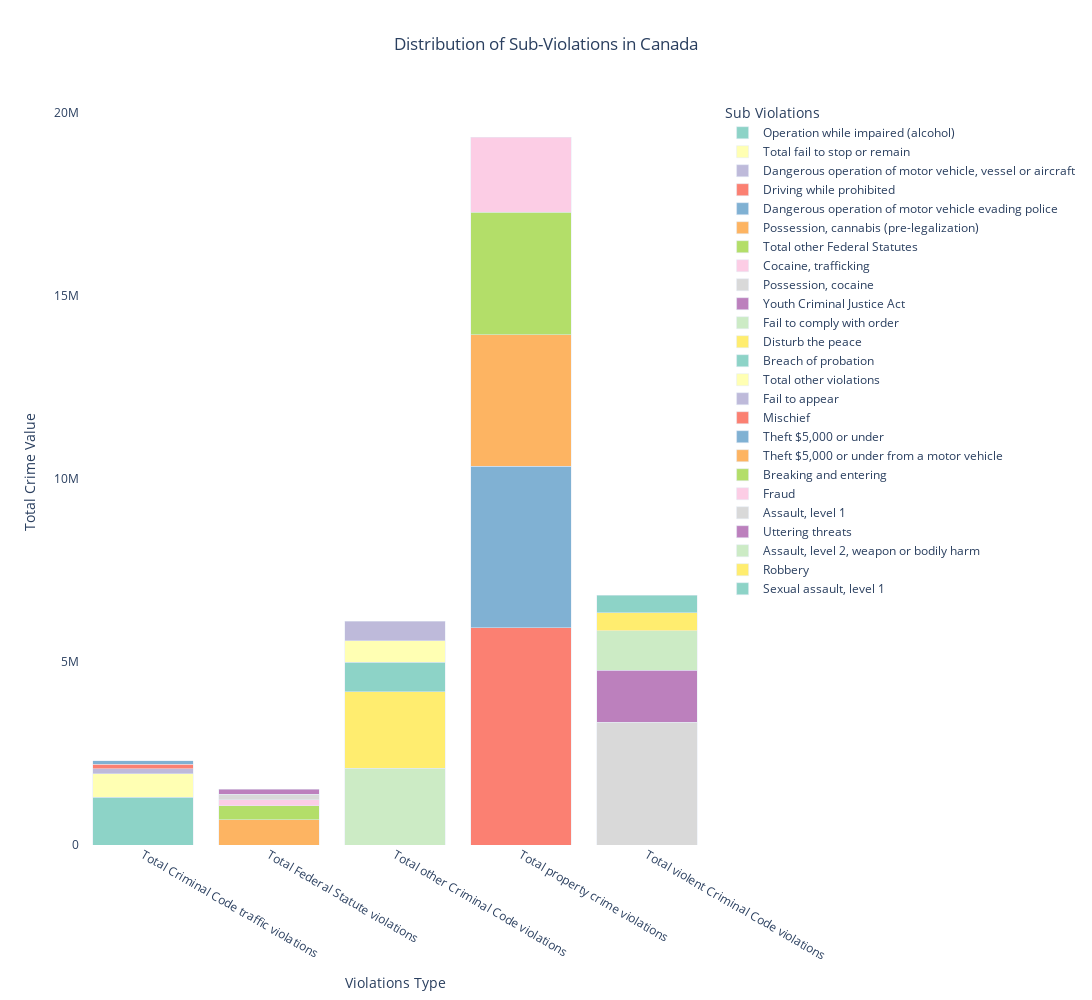

The notebook cell saved with this chart:
### Code cell
#Grouping data by 'Violations Type', 'Main Violations', and 'Violations' and summing the 'VALUE'
Top5SubViolations = NationalLevelCrime[NationalLevelCrime['Statistics'] == "Actual incidents"] \
    .groupby(['Violations Type', 'Main Violations', 'Violations'])['VALUE'].sum().reset_index()

#Sorting the values within each 'Violations Type'
Top10SubViolations = Top5SubViolations.sort_values(by=['Violations Type', 'VALUE'], ascending=[True, False])

#Selecting the top 5 sub-violations per Violations Type
Top10SubViolations = Top10SubViolations.groupby('Violations Type').head(5)

#Creating a stacked bar chart with Plotly
fig = px.bar(Top10SubViolations,
             x='Violations Type', 
             y='VALUE', 
             color='Violations', 
             title='Distribution of Sub-Violations in Canada',
             labels={'VALUE': 'Total Crime Value', 'Violations Type': 'Violations Type', 'Violations': 'Sub Violations'},
             color_discrete_sequence=px.colors.qualitative.Set3,
             barmode='stack')

# Customizing layout for better readability
fig.update_layout(
    xaxis_title='Violations Type',
    yaxis_title='Total Crime Value',
    showlegend=True,
    title_x=0.5,
    plot_bgcolor='white',
    width=1100, 
    height=1000 
)

# Show the interactive plot
fig.show()

### Figure 1 — Plotly figure (JSON) as saved in the notebook; plotly's stock layout.template omitted (floating-point values rounded to 4 significant figures)
{"data": [{"alignmentgroup": "True", "hovertemplate": "Sub Violations=Operation while impaired (alcohol)<br>Violations Type=%{x}<br>Total Crime Value=%{y}<extra></extra>", "legendgroup": "Operation while impaired (alcohol)", "marker": {"color": "rgb(141,211,199)", "pattern": {"shape": ""}}, "name": "Operation while impaired (alcohol)", "offsetgroup": "Operation while impaired (alcohol)", "orientation": "v", "showlegend": true, "textposition": "auto", "type": "bar", "x": ["Total Criminal Code traffic violations"], "xaxis": "x", "y": [1302969], "yaxis": "y"}, {"alignmentgroup": "True", "hovertemplate": "Sub Violations=Total fail to stop or remain<br>Violations Type=%{x}<br>Total Crime Value=%{y}<extra></extra>", "legendgroup": "Total fail to stop or remain", "marker": {"color": "rgb(255,255,179)", "pattern": {"shape": ""}}, "name": "Total fail to stop or remain", "offsetgroup": "Total fail to stop or remain", "orientation": "v", "showlegend": true, "textposition": "auto", "type": "bar", "x": ["Total Criminal Code traffic violations"], "xaxis": "x", "y": [642317], "yaxis": "y"}, {"alignmentgroup": "True", "hovertemplate": "Sub Violations=Dangerous operation of motor vehicle, vessel or aircraft<br>Violations Type=%{x}<br>Total Crime Value=%{y}<extra></extra>", "legendgroup": "Dangerous operation of motor vehicle, vessel or aircraft", "marker": {"color": "rgb(190,186,218)", "pattern": {"shape": ""}}, "name": "Dangerous operation of motor vehicle, vessel or aircraft", "offsetgroup": "Dangerous operation of motor vehicle, vessel or aircraft", "orientation": "v", "showlegend": true, "textposition": "auto", "type": "bar", "x": ["Total Criminal Code traffic violations"], "xaxis": "x", "y": [134140], "yaxis": "y"}, {"alignmentgroup": "True", "hovertemplate": "Sub Violations=Driving while prohibited<br>Violations Type=%{x}<br>Total Crime Value=%{y}<extra></extra>", "legendgroup": "Driving while prohibited", "marker": {"color": "rgb(251,128,114)", "pattern": {"shape": ""}}, "name": "Driving while prohibited", "offsetgroup": "Driving while prohibited", "orientation": "v", "showlegend": true, "textposition": "auto", "type": "bar", "x": ["Total Criminal Code traffic violations"], "xaxis": "x", "y": [129774], "yaxis": "y"}, {"alignmentgroup": "True", "hovertemplate": "Sub Violations=Dangerous operation of motor vehicle evading police<br>Violations Type=%{x}<br>Total Crime Value=%{y}<extra></extra>", "legendgroup": "Dangerous operation of motor vehicle evading police", "marker": {"color": "rgb(128,177,211)", "pattern": {"shape": ""}}, "name": "Dangerous operation of motor vehicle evading police", "offsetgroup": "Dangerous operation of motor vehicle evading police", "orientation": "v", "showlegend": true, "textposition": "auto", "type": "bar", "x": ["Total Criminal Code traffic violations"], "xaxis": "x", "y": [86705], "yaxis": "y"}, {"alignmentgroup": "True", "hovertemplate": "Sub Violations=Possession, cannabis (pre-legalization)<br>Violations Type=%{x}<br>Total Crime Value=%{y}<extra></extra>", "legendgroup": "Possession, cannabis (pre-legalization)", "marker": {"color": "rgb(253,180,98)", "pattern": {"shape": ""}}, "name": "Possession, cannabis (pre-legalization)", "offsetgroup": "Possession, cannabis (pre-legalization)", "orientation": "v", "showlegend": true, "textposition": "auto", "type": "bar", "x": ["Total Federal Statute violations"], "xaxis": "x", "y": [687952], "yaxis": "y"}, {"alignmentgroup": "True", "hovertemplate": "Sub Violations=Total other Federal Statutes<br>Violations Type=%{x}<br>Total Crime Value=%{y}<extra></extra>", "legendgroup": "Total other Federal Statutes", "marker": {"color": "rgb(179,222,105)", "pattern": {"shape": ""}}, "name": "Total other Federal Statutes", "offsetgroup": "Total other Federal Statutes", "orientation": "v", "showlegend": true, "textposition": "auto", "type": "bar", "x": ["Total Federal Statute violations"], "xaxis": "x", "y": [386908], "yaxis": "y"}, {"alignmentgroup": "True", "hovertemplate": "Sub Violations=Cocaine, trafficking<br>Violations Type=%{x}<br>Total Crime Value=%{y}<extra></extra>", "legendgroup": "Cocaine, trafficking", "marker": {"color": "rgb(252,205,229)", "pattern": {"shape": ""}}, "name": "Cocaine, trafficking", "offsetgroup": "Cocaine, trafficking", "orientation": "v", "showlegend": true, "textposition": "auto", "type": "bar", "x": ["Total Federal Statute violations"], "xaxis": "x", "y": [166728], "yaxis": "y"}, {"alignmentgroup": "True", "hovertemplate": "Sub Violations=Possession, cocaine<br>Violations Type=%{x}<br>Total Crime Value=%{y}<extra></extra>", "legendgroup": "Possession, cocaine", "marker": {"color": "rgb(217,217,217)", "pattern": {"shape": ""}}, "name": "Possession, cocaine", "offsetgroup": "Possession, cocaine", "orientation": "v", "showlegend": true, "textposition": "auto", "type": "bar", "x": ["Total Federal Statute violations"], "xaxis": "x", "y": [145212], "yaxis": "y"}, {"alignmentgroup": "True", "hovertemplate": "Sub Violations=Youth Criminal Justice Act<br>Violations Type=%{x}<br>Total Crime Value=%{y}<extra></extra>", "legendgroup": "Youth Criminal Justice Act", "marker": {"color": "rgb(188,128,189)", "pattern": {"shape": ""}}, "name": "Youth Criminal Justice Act", "offsetgroup": "Youth Criminal Justice Act", "orientation": "v", "showlegend": true, "textposition": "auto", "type": "bar", "x": ["Total Federal Statute violations"], "xaxis": "x", "y": [140332], "yaxis": "y"}, {"alignmentgroup": "True", "hovertemplate": "Sub Violations=Fail to comply with order<br>Violations Type=%{x}<br>Total Crime Value=%{y}<extra></extra>", "legendgroup": "Fail to comply with order", "marker": {"color": "rgb(204,235,197)", "pattern": {"shape": ""}}, "name": "Fail to comply with order", "offsetgroup": "Fail to comply with order", "orientation": "v", "showlegend": true, "textposition": "auto", "type": "bar", "x": ["Total other Criminal Code violations"], "xaxis": "x", "y": [2092797], "yaxis": "y"}, {"alignmentgroup": "True", "hovertemplate": "Sub Violations=Disturb the peace<br>Violations Type=%{x}<br>Total Crime Value=%{y}<extra></extra>", "legendgroup": "Disturb the peace", "marker": {"color": "rgb(255,237,111)", "pattern": {"shape": ""}}, "name": "Disturb the peace", "offsetgroup": "Disturb the peace", "orientation": "v", "showlegend": true, "textposition": "auto", "type": "bar", "x": ["Total other Criminal Code violations"], "xaxis": "x", "y": [2091854], "yaxis": "y"}, {"alignmentgroup": "True", "hovertemplate": "Sub Violations=Breach of probation<br>Violations Type=%{x}<br>Total Crime Value=%{y}<extra></extra>", "legendgroup": "Breach of probation", "marker": {"color": "rgb(141,211,199)", "pattern": {"shape": ""}}, "name": "Breach of probation", "offsetgroup": "Breach of probation", "orientation": "v", "showlegend": true, "textposition": "auto", "type": "bar", "x": ["Total other Criminal Code violations"], "xaxis": "x", "y": [804671], "yaxis": "y"}, {"alignmentgroup": "True", "hovertemplate": "Sub Violations=Total other violations<br>Violations Type=%{x}<br>Total Crime Value=%{y}<extra></extra>", "legendgroup": "Total other violations", "marker": {"color": "rgb(255,255,179)", "pattern": {"shape": ""}}, "name": "Total other violations", "offsetgroup": "Total other violations", "orientation": "v", "showlegend": true, "textposition": "auto", "type": "bar", "x": ["Total other Criminal Code violations"], "xaxis": "x", "y": [587490], "yaxis": "y"}, {"alignmentgroup": "True", "hovertemplate": "Sub Violations=Fail to appear<br>Violations Type=%{x}<br>Total Crime Value=%{y}<extra></extra>", "legendgroup": "Fail to appear", "marker": {"color": "rgb(190,186,218)", "pattern": {"shape": ""}}, "name": "Fail to appear", "offsetgroup": "Fail to appear", "orientation": "v", "showlegend": true, "textposition": "auto", "type": "bar", "x": ["Total other Criminal Code violations"], "xaxis": "x", "y": [526788], "yaxis": "y"}, {"alignmentgroup": "True", "hovertemplate": "Sub Violations=Mischief<br>Violations Type=%{x}<br>Total Crime Value=%{y}<extra></extra>", "legendgroup": "Mischief", "marker": {"color": "rgb(251,128,114)", "pattern": {"shape": ""}}, "name": "Mischief", "offsetgroup": "Mischief", "orientation": "v", "showlegend": true, "textposition": "auto", "type": "bar", "x": ["Total property crime violations"], "xaxis": "x", "y": [5935699], "yaxis": "y"}, {"alignmentgroup": "True", "hovertemplate": "Sub Violations=Theft $5,000 or under<br>Violations Type=%{x}<br>Total Crime Value=%{y}<extra></extra>", "legendgroup": "Theft $5,000 or under", "marker": {"color": "rgb(128,177,211)", "pattern": {"shape": ""}}, "name": "Theft $5,000 or under", "offsetgroup": "Theft $5,000 or under", "orientation": "v", "showlegend": true, "textposition": "auto", "type": "bar", "x": ["Total property crime violations"], "xaxis": "x", "y": [4406743], "yaxis": "y"}, {"alignmentgroup": "True", "hovertemplate": "Sub Violations=Theft $5,000 or under from a motor vehicle<br>Violations Type=%{x}<br>Total Crime Value=%{y}<extra></extra>", "legendgroup": "Theft $5,000 or under from a motor vehicle", "marker": {"color": "rgb(253,180,98)", "pattern": {"shape": ""}}, "name": "Theft $5,000 or under from a motor vehicle", "offsetgroup": "Theft $5,000 or under from a motor vehicle", "orientation": "v", "showlegend": true, "textposition": "auto", "type": "bar", "x": ["Total property crime violations"], "xaxis": "x", "y": [3594660], "yaxis": "y"}, {"alignmentgroup": "True", "hovertemplate": "Sub Violations=Breaking and entering<br>Violations Type=%{x}<br>Total Crime Value=%{y}<extra></extra>", "legendgroup": "Breaking and entering", "marker": {"color": "rgb(179,222,105)", "pattern": {"shape": ""}}, "name": "Breaking and entering", "offsetgroup": "Breaking and entering", "orientation": "v", "showlegend": true, "textposition": "auto", "type": "bar", "x": ["Total property crime violations"], "xaxis": "x", "y": [3340557], "yaxis": "y"}, {"alignmentgroup": "True", "hovertemplate": "Sub Violations=Fraud<br>Violations Type=%{x}<br>Total Crime Value=%{y}<extra></extra>", "legendgroup": "Fraud", "marker": {"color": "rgb(252,205,229)", "pattern": {"shape": ""}}, "name": "Fraud", "offsetgroup": "Fraud", "orientation": "v", "showlegend": true, "textposition": "auto", "type": "bar", "x": ["Total property crime violations"], "xaxis": "x", "y": [2049349], "yaxis": "y"}, {"alignmentgroup": "True", "hovertemplate": "Sub Violations=Assault, level 1<br>Violations Type=%{x}<br>Total Crime Value=%{y}<extra></extra>", "legendgroup": "Assault, level 1", "marker": {"color": "rgb(217,217,217)", "pattern": {"shape": ""}}, "name": "Assault, level 1", "offsetgroup": "Assault, level 1", "orientation": "v", "showlegend": true, "textposition": "auto", "type": "bar", "x": ["Total violent Criminal Code violations"], "xaxis": "x", "y": [3348201], "yaxis": "y"}, {"alignmentgroup": "True", "hovertemplate": "Sub Violations=Uttering threats<br>Violations Type=%{x}<br>Total Crime Value=%{y}<extra></extra>", "legendgroup": "Uttering threats", "marker": {"color": "rgb(188,128,189)", "pattern": {"shape": ""}}, "name": "Uttering threats", "offsetgroup": "Uttering threats", "orientation": "v", "showlegend": true, "textposition": "auto", "type": "bar", "x": ["Total violent Criminal Code violations"], "xaxis": "x", "y": [1430483], "yaxis": "y"}, {"alignmentgroup": "True", "hovertemplate": "Sub Violations=Assault, level 2, weapon or bodily harm<br>Violations Type=%{x}<br>Total Crime Value=%{y}<extra></extra>", "legendgroup": "Assault, level 2, weapon or bodily harm", "marker": {"color": "rgb(204,235,197)", "pattern": {"shape": ""}}, "name": "Assault, level 2, weapon or bodily harm", "offsetgroup": "Assault, level 2, weapon or bodily harm", "orientation": "v", "showlegend": true, "textposition": "auto", "type": "bar", "x": ["Total violent Criminal Code violations"], "xaxis": "x", "y": [1072138], "yaxis": "y"}, {"alignmentgroup": "True", "hovertemplate": "Sub Violations=Robbery<br>Violations Type=%{x}<br>Total Crime Value=%{y}<extra></extra>", "legendgroup": "Robbery", "marker": {"color": "rgb(255,237,111)", "pattern": {"shape": ""}}, "name": "Robbery", "offsetgroup": "Robbery", "orientation": "v", "showlegend": true, "textposition": "auto", "type": "bar", "x": ["Total violent Criminal Code violations"], "xaxis": "x", "y": [494508], "yaxis": "y"}, {"alignmentgroup": "True", "hovertemplate": "Sub Violations=Sexual assault, level 1<br>Violations Type=%{x}<br>Total Crime Value=%{y}<extra></extra>", "legendgroup": "Sexual assault, level 1", "marker": {"color": "rgb(141,211,199)", "pattern": {"shape": ""}}, "name": "Sexual assault, level 1", "offsetgroup": "Sexual assault, level 1", "orientation": "v", "showlegend": true, "textposition": "auto", "type": "bar", "x": ["Total violent Criminal Code violations"], "xaxis": "x", "y": [469315], "yaxis": "y"}], "layout": {"barmode": "stack", "height": 1000, "legend": {"title": {"text": "Sub Violations"}, "tracegroupgap": 0}, "plot_bgcolor": "white", "showlegend": true, "title": {"text": "Distribution of Sub-Violations in Canada", "x": 0.5}, "width": 1100, "xaxis": {"anchor": "y", "domain": [0, 1], "title": {"text": "Violations Type"}}, "yaxis": {"anchor": "x", "domain": [0, 1], "title": {"text": "Total Crime Value"}}}}
